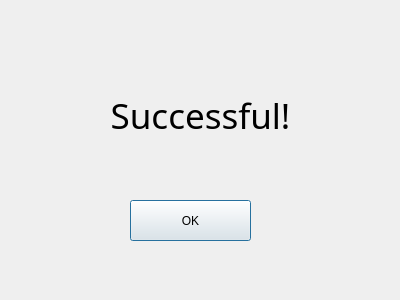
<?xml version="1.0" encoding="UTF-8"?>
<ui version="4.0">
 <class>Dialog</class>
 <widget class="QDialog" name="Dialog">
  <property name="geometry">
   <rect>
    <x>0</x>
    <y>0</y>
    <width>400</width>
    <height>300</height>
   </rect>
  </property>
  <property name="windowTitle">
   <string>Dialog</string>
  </property>
  <widget class="QPushButton" name="ok">
   <property name="geometry">
    <rect>
     <x>130</x>
     <y>200</y>
     <width>121</width>
     <height>41</height>
    </rect>
   </property>
   <property name="text">
    <string>OK</string>
   </property>
  </widget>
  <widget class="QLabel" name="label">
   <property name="geometry">
    <rect>
     <x>80</x>
     <y>70</y>
     <width>241</width>
     <height>91</height>
    </rect>
   </property>
   <property name="font">
    <font>
     <family>Maiandra GD</family>
     <pointsize>26</pointsize>
    </font>
   </property>
   <property name="text">
    <string>Successful!</string>
   </property>
   <property name="alignment">
    <set>Qt::AlignCenter</set>
   </property>
  </widget>
 </widget>
 <resources/>
 <connections/>
</ui>
